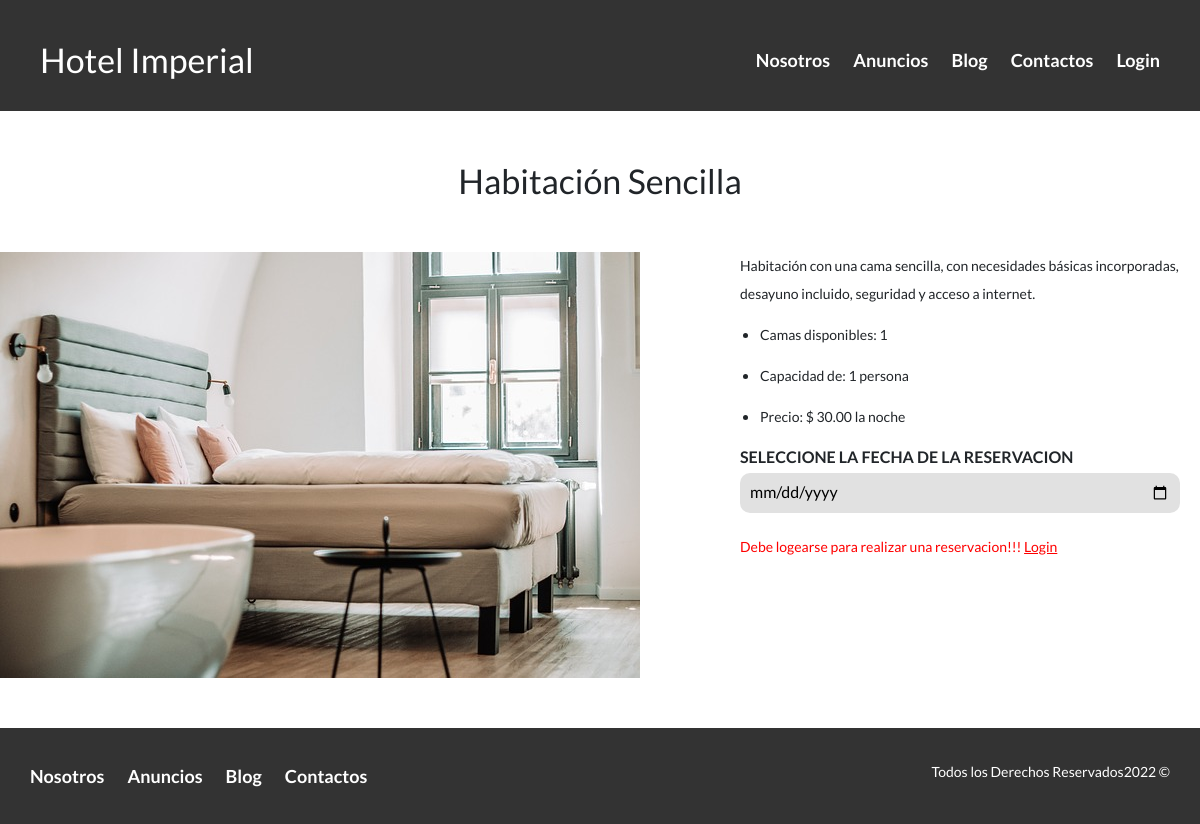
Page /anuncio/Habitación Sencilla on the committed database.
### Hotel/models.py (models this page shows, shortened)
class Room (models.Model):
    title = models.CharField(max_length=100, verbose_name="Titulo")
    description = models.TextField(verbose_name="Descripcion")
    price = models.IntegerField(verbose_name="Precio")
    image = models.ImageField(verbose_name="Imagen", upload_to= "rooms")
    NumPeople = models.IntegerField(verbose_name="Numero de Personas")
    NumRoom = models.IntegerField(verbose_name="Numero de Habitaciones")
    created = models.DateTimeField(auto_now_add=True, verbose_name="Fecha de Creacion")
    updated = models.DateTimeField(auto_now=True, verbose_name="Fecha de Modificacion")
    class Meta:
        verbose_name = 'Habitacion'
        verbose_name_plural = 'Habitaciones'
        ordering = ["-created"]

### Hotel/views.py (the view)
# urls.py: path('anuncio/<titulo>', anuncio.as_view(), name="anuncio"),
class anuncio(TemplateView):
    template_name = 'hotel/Anuncio.html'
    def get(selt, request, titulo):
        fec = datetime.today()+timedelta(days=1)
        fecha = fec.strftime('%Y-%m-%d')
        room = Room.objects.filter(title = titulo)
        return render(request, selt.template_name,{'room':room, 'fecha':fecha})

### Hotel/templates/hotel/Anuncio.html (shortened to what this page needs)
{% extends 'core/base.html' %}
{% block header %}site-header{% endblock %}
{% block content %}
{% load static %}
{% for room in room %}
<div class="reservar">
    <h2 class="fw-300 centrar-texto">{{room.title}}</h2>
    <div class="contenedor-anuncio contenedor">
        <img src="{{room.image.url}}" alt="Anuncios">
        <div class="informacion">
            <div>
                <div>
                    <p>{{room.description}}</p>
                </div>
                <ul>
                    <li>
                        <p>Camas disponibles: {{room.NumRoom}}</p>
                    </li>
                    <li>
                        <p>Capacidad de: {{room.NumPeople}} persona</p>
                    </li>
                    <li>
                        <p> Precio: $ {{room.price}}.00 la noche</p>
                    </li>
                </ul>
                <form action="{% url 'cargo' room.title %}" method="POST"
                    id="payment-form">
                    <label for="">Seleccione la fecha de la reservacion</label>
                    <input type="date" name="date" required min="{{fecha}}">
                    {% if user.is_authenticated %}
                    <label for="" class="control-label">Tarjeta de debito o credito</label>
                    <div id="card-element" class="form-control form-control-lg">
                    </div>
                    <div id="card-errors" role="alert" class="text-danger">
                    </div>
                    <input type="text" name="price" value="{{room.price}}" style="display:none">
                    <input type="text" name="user" value="{{user.username}}" style="display:none">
                    <input type="text" name="email" value="{{user.email}}" style="display:none">
                    <input type="text" name="client" value="{{user.first_name}} {{user.last_name}}" style="display:none">
                    <button type="submit" class="btn btn-lg btn-success boton centrar">Pagar ${{room.price}}.00</button>
                    {% else %}
                    <p style="color: red;">Debe logearse para realizar una reservacion!!!
                        <a style="color: red;" href="{% url 'login' %}">Login</a></p>
                    {% endif %}
                </form>
            </div>
        </div>
    </div>
</div>
{% endfor %}
{% endblock %}

### core/static/core/Css/Estilos.css (style rules this page uses)
html { box-sizing: border-box; font-size: 62.5%; }
*, *:before, *:after { box-sizing: inherit; }
body { font-family: 'Lato', sans-serif; font-size: 1.6rem; line-height: 2; }
img { max-width: 100%; }
.contenedor { max-width: 120rem; margin: auto; }
h2 { font-size: 3.4rem; }
p { font-size: 1.4rem; }
.centrar-texto { text-align: center; }
.contenedor-anuncio { display: flex; justify-content: space-between; }
label { display: block; font-weight: 700; text-transform: uppercase; }
input:not([type="submit"]),textarea, select { padding: 1rem; display: block; width: 100%; background-color: #e1e1e1; margin-bottom: 2rem; border: none; border-radius: 1rem; }
.informacion { margin: 0 2rem 0 10rem; display: flex; flex-direction: column; }
.reservar { margin: 5rem 0; }
.reservar h2 { margin: 5rem 0; }

### rows in the picture
Room: title "Habitación Sencilla", image (picture), description "Habitación con una cama sencilla, con necesidades básicas incorporadas, desayuno incluido, seguridad y acceso a internet.", NumRoom "1", NumPeople "1", price "30"
